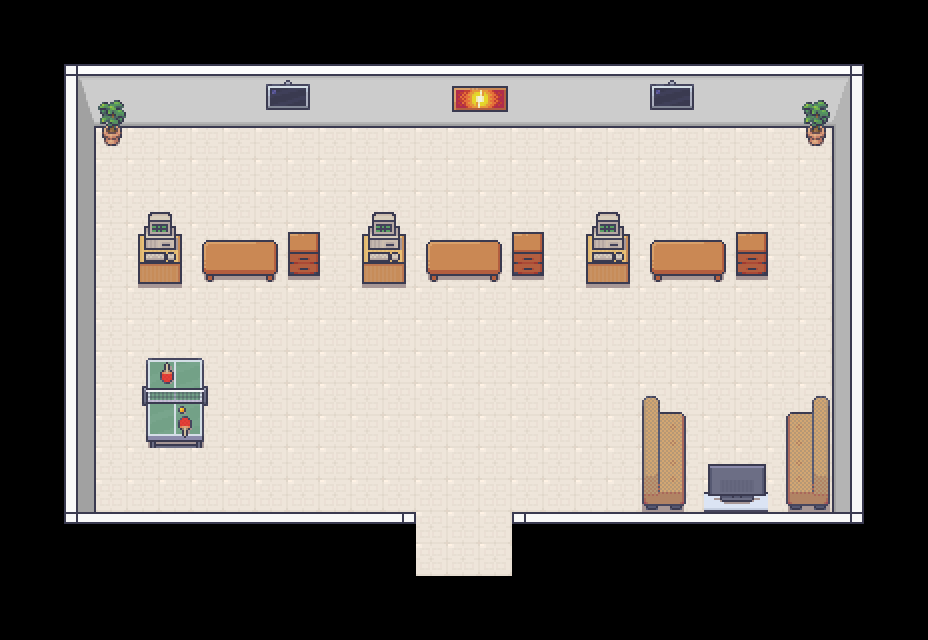

A 2D game scene composited from a Tiled map and its tileset images. What follows is a short description and the map's XML, with each tile layer's data collapsed to a summary:
An orthogonal 29x20 tile map with 32x32 px tiles, 5 tile layers (Piso, Paredes, Móveis, Enfeites sobre, ...), 4 tilesets and 19 objects (player_spawn, npc_a, npc_b, npc_c, mesa_stand_a, ...).

<map version="1.10" tiledversion="1.10.2" orientation="orthogonal" renderorder="right-down" width="29" height="20" tilewidth="32" tileheight="32" infinite="0" nextlayerid="9" nextobjectid="26">
 <tileset firstgid="1" source="tileset_paredes.tsx" />
 <tileset firstgid="8285" source="tileset_generic.tsx" />
 <tileset firstgid="9533" source="tileset_estoque.tsx" />
 <tileset firstgid="10333" source="tileset_biblioteca.tsx" />
 <layer id="1" name="Piso" width="29" height="20">
  <data>[580 cells, 580 non-empty, 2 distinct tile ids]</data>
 </layer>
 <layer id="2" name="Paredes" width="29" height="20">
  <data>[580 cells, 96 non-empty, 12 distinct tile ids]</data>
 </layer>
 <layer id="3" name="Móveis" width="29" height="20">
  <data>[580 cells, 134 non-empty, 56 distinct tile ids]</data>
 </layer>
 <objectgroup id="7" name="personagens">
  <object id="19" name="player_spawn" x="467.667" y="544.167">
   <point />
  </object>
  <object id="21" name="npc_a" x="240" y="227.333">
   <point />
  </object>
  <object id="22" name="npc_b" x="464" y="226.667">
   <point />
  </object>
  <object id="23" name="npc_c" x="688.667" y="226">
   <point />
  </object>
 </objectgroup>
 <layer id="4" name="Enfeites sobre" width="29" height="20">
  <data>[580 cells, 20 non-empty, 9 distinct tile ids]</data>
 </layer>
 <objectgroup id="6" name="objetoColisores">
  <object id="3" name="mesa_stand_a" x="202.125" y="240.125" width="76" height="41.9773" />
  <object id="4" name="mesa_stand_b" x="425.869" y="240.057" width="76.1307" height="42.0682" />
  <object id="5" name="mesa_stand_c" x="649.951" y="240" width="76.0489" height="41.9375" />
  <object id="6" name="estante_a" x="288" y="239.625" width="31.875" height="40.25" />
  <object id="7" name="estante_b" x="511.831" y="239.978" width="32.0785" height="39.6813" />
  <object id="8" name="estante_c" x="735.956" y="240.081" width="32.0444" height="39.7944" />
  <object id="10" name="mesa_pc_a" x="137.984" y="240.094" width="44.016" height="48.0881" />
  <object id="11" name="mesa_pc_b" x="361.957" y="240" width="44.0439" height="47.8806" />
  <object id="12" name="mesa_pc_c" x="585.978" y="239.978" width="43.866" height="47.7097" />
  <object id="13" name="mesa_ping_pong" x="146" y="357.875" width="58.125" height="89.875" />
  <object id="14" name="sofa_a" x="641.938" y="412.125" width="44.0625" height="99.625" />
  <object id="15" name="sofa_b" x="785.967" y="411.829" width="46.0543" height="100.108" />
  <object id="16" name="mesa_tv" x="703.992" y="491.991" width="64.0059" height="20.0184" />
  <object id="17" name="planta_a" x="101.818" y="123.818" width="20.2727" height="22.1646" />
  <object id="18" name="planta_b" x="806.043" y="126.019" width="19.9546" height="20.0119" />
 </objectgroup>
 <layer id="8" name="blocosColisores" width="29" height="20" opacity="0" offsetx="138" offsety="100">
  <properties>
   <property name="solid" type="bool" value="true" />
  </properties>
  <data>[580 cells, 79 non-empty, 2 distinct tile ids]</data>
 </layer>
</map>
